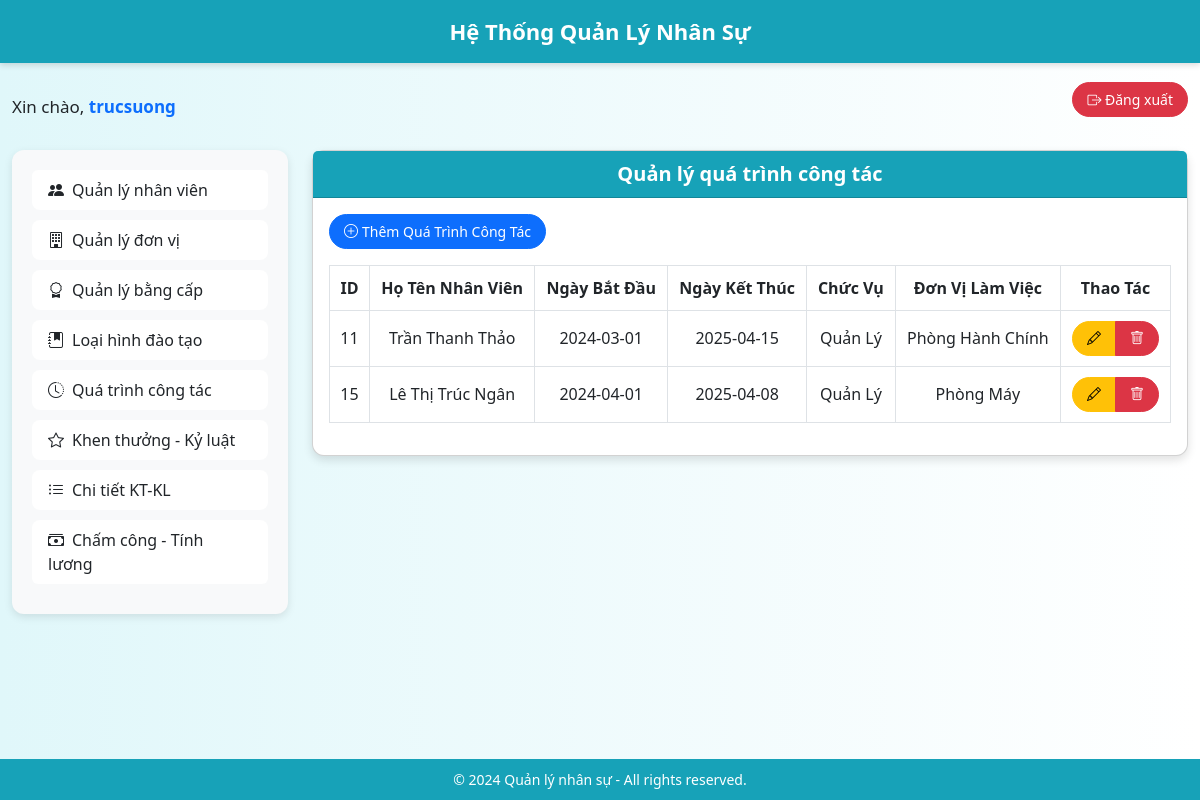
Page /admin/quanly_qtct.php (signed in) on the committed database.
### tables this page shows
CREATE TABLE `quatrinhcongtac` (
  `id` int(11) NOT NULL,
  `id_nhan_vien` int(11) DEFAULT NULL,
  `ngay_bat_dau` date NOT NULL,
  `ngay_ket_thuc` date DEFAULT NULL,
  `chuc_vu` varchar(255) DEFAULT NULL,
  `don_vi_lam_viec` varchar(255) DEFAULT NULL
);

CREATE TABLE `nhanvien` (
  `id` int(11) NOT NULL,
  `ho_ten` varchar(255) NOT NULL,
  `chuc_vu` varchar(255) NOT NULL,
  `ngay_sinh` date NOT NULL,
  `id_don_vi` int(11) DEFAULT NULL,
  `id_bang_cap` int(11) DEFAULT NULL,
  `dia_chi` varchar(255) DEFAULT NULL,
  `so_dien_thoai` varchar(20) DEFAULT NULL,
  `avatar` varchar(255) NOT NULL,
  `id_chuc_vu` int(11) DEFAULT NULL
);

### admin/quanly_qtct.php (the view, shortened to what this page needs)
<?php
$conn = new mysqli('localhost', 'root', '', 'quanly_nhansu');
$sql = "SELECT qtc.id, nv.ho_ten, qtc.ngay_bat_dau, qtc.ngay_ket_thuc, qtc.chuc_vu, qtc.don_vi_lam_viec
        FROM quatrinhcongtac qtc
        JOIN nhanvien nv ON qtc.id_nhan_vien = nv.id";
$result = $conn->query($sql);
?>
<!DOCTYPE html>
<html lang="vi">
<head>
    <link href="https://cdn.jsdelivr.net/npm/bootstrap@5.3.0-alpha1/dist/css/bootstrap.min.css" rel="stylesheet">
    <link href="https://cdn.jsdelivr.net/npm/bootstrap-icons/font/bootstrap-icons.css" rel="stylesheet">
</head>
<body>
    <div class="main-content">
        <div class="header">
            Hệ Thống Quản Lý Nhân Sự
        </div>
        <div class="container mt-3 d-flex justify-content-between align-items-center">
            <div class="greeting">
                Xin chào, <span
                    class="text-primary fw-semibold"><?php echo htmlspecialchars($_SESSION['admin']); ?></span>
            </div>
            <a href="logout.php" class="btn btn-danger"><i class="bi bi-box-arrow-right"></i> Đăng xuất</a>
        </div>
        <div class="container">
            <div class="row mt-4">
                <div class="col-md-3">
                    <div class="sidebar">
                        <div class="list-group">
                            <a href="quanly_nhanvien.php" class="list-group-item list-group-item-action"><i
                                    class="bi bi-people-fill me-2"></i>Quản lý nhân viên</a>
                            <a href="quanly_donvi.php" class="list-group-item list-group-item-action"><i
                                    class="bi bi-building me-2"></i>Quản lý đơn vị</a>
                            <a href="quanly_bangcap.php" class="list-group-item list-group-item-action"><i
                                    class="bi bi-award me-2"></i>Quản lý bằng cấp</a>
                            <a href="quanly_lhdt.php" class="list-group-item list-group-item-action"><i
                                    class="bi bi-journal-bookmark-fill me-2"></i>Loại hình đào tạo</a>
                            <a href="quanly_qtct.php" class="list-group-item list-group-item-action"><i
                                    class="bi bi-clock-history me-2"></i>Quá trình công tác</a>
                            <a href="quanly_dmktkl.php" class="list-group-item list-group-item-action"><i
                                    class="bi bi-star me-2"></i>Khen thưởng - Kỷ luật</a>
                            <a href="quanly_ctktkl.php" class="list-group-item list-group-item-action"><i
                                    class="bi bi-list-ul me-2"></i>Chi tiết KT-KL</a>
                            <a href="quanly_cctlht.php" class="list-group-item list-group-item-action"><i
                                    class="bi bi-cash-stack me-2"></i>Chấm công - Tính lương</a>
                        </div>
                    </div>
                </div>
                <div class="col-md-9">
                    <div class="card">
                        <div class="card-header">
                            Quản lý quá trình công tác
                        </div>
                        <div class="card-body">
                            <a href="them_qtct.php" class="btn btn-primary mb-3"><i
                                    class="bi bi-plus-circle me-1"></i>Thêm Quá Trình Công Tác</a>
                            <div class="table-responsive">
                                <table class="table table-hover table-bordered">
                                    <thead>
                                        <tr>
                                            <th>ID</th>
                                            <th>Họ Tên Nhân Viên</th>
                                            <th>Ngày Bắt Đầu</th>
                                            <th>Ngày Kết Thúc</th>
                                            <th>Chức Vụ</th>
                                            <th>Đơn Vị Làm Việc</th>
                                            <th>Thao Tác</th>
                                        </tr>
                                    </thead>
                                    <tbody>
                                        <?php
                                        if ($result->num_rows > 0) {
                                            while ($row = $result->fetch_assoc()) {
                                                echo "<tr>
                                                    <td>{$row['id']}</td>
                                                    <td>{$row['ho_ten']}</td>
                                                    <td>{$row['ngay_bat_dau']}</td>
                                                    <td>{$row['ngay_ket_thuc']}</td>
                                                    <td>{$row['chuc_vu']}</td>
                                                    <td>{$row['don_vi_lam_viec']}</td>
                                                    <td>
                                                        <div class='btn-group' role='group'>
                                                            <a href='sua_qtct.php?id={$row['id']}' class='btn btn-warning btn-sm'><i class='bi bi-pencil'></i></a>
                                                            <a href='xoa_qtct.php?id={$row['id']}' class='btn btn-danger btn-sm' onclick='return confirm(\"Bạn có chắc chắn muốn xóa quá trình công tác này?\")'><i class='bi bi-trash'></i></a>
                                                        </div>
                                                    </td>
                                                </tr>";
                                            }
                                        } else {
                                            echo "<tr><td colspan='7' class='text-center text-muted'>Không có dữ liệu</td></tr>";
                                        }
                                        ?>
                                    </tbody>
                                </table>
                            </div>
                        </div>
                    </div>
                </div>
            </div>
        </div>
    </div>
    <div class="footer">
        &copy; 2024 Quản lý nhân sự - All rights reserved.
    </div>
</body>
</html>

### admin/quanly_qtct.php (style rules this page uses)
html, body { height: 100%; margin: 0; display: flex; flex-direction: column; }
body { background: linear-gradient(to right, #e0f7fa, #ffffff); font-family: 'Segoe UI', sans-serif; }
.main-content { flex: 1; }
.header { background-color: #17a2b8; color: white; padding: 15px 0; text-align: center; font-size: 22px; font-weight: 600; box-shadow: 0 2px 6px rgba(0, 0, 0, 0.15); }
.greeting { font-size: 17px; margin-top: 15px; }
.container { max-width: 1200px; margin-top: 30px; }
.sidebar { background-color: #f8f9fa; padding: 20px; border-radius: 12px; box-shadow: 0 3px 8px rgba(0, 0, 0, 0.1); }
.list-group-item { border: none; border-radius: 8px; margin-bottom: 10px; transition: all 0.3s ease; }
.card { border-radius: 12px; box-shadow: 0 4px 10px rgba(0, 0, 0, 0.12); }
.card-header { background-color: #17a2b8; color: white; font-weight: bold; font-size: 20px; text-align: center; }
.table th, .table td { text-align: center; vertical-align: middle; padding: 10px; }
.btn { border-radius: 30px; padding: 6px 14px; font-size: 14px; }
.footer { background-color: #17a2b8; color: white; text-align: center; padding: 10px 0; font-size: 14px; }

### rows in the picture
quatrinhcongtac: id "11", id_nhan_vien.ho_ten "Trần Thanh Thảo", ngay_bat_dau "2024-03-01", ngay_ket_thuc "2025-04-15", chuc_vu "Quản Lý", don_vi_lam_viec "Phòng Hành Chính"
quatrinhcongtac: id "15", id_nhan_vien.ho_ten "Lê Thị Trúc Ngân", ngay_bat_dau "2024-04-01", ngay_ket_thuc "2025-04-08", chuc_vu "Quản Lý", don_vi_lam_viec "Phòng Máy"

### other values in the picture
$_SESSION['admin'] "trucsuong"
